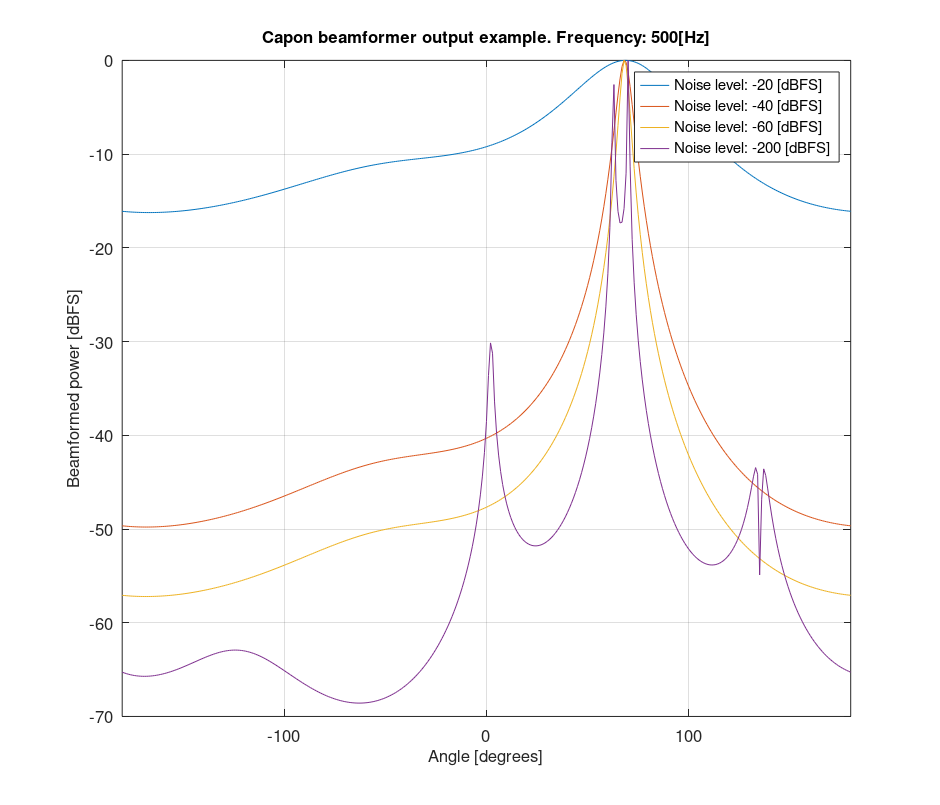

Here is the MATLAB script that generated this plot:
function show_beamforming_demo()
    % Performs a 1D Capon beamformer simulation on an arbitrary array
    % design for different values of the noise background. It displays a
    % plot with the resulting energy as a function of the angle for each
    % noise value.
    %
    % Joe.

    % ----------------------- SIMULATION PARAMS ----------------------- 

    SOURCE_POSITION = [2, 5];
    SENSOR_NOISE_VALUES = [-20 -40 -60 -200];
    INPUT_SIGNAL_LENGTH = 1000;
    PROPAGATION_SPEED = 343;
    INPUT_SIGNAL_FREQ = 500;
    SAMPLE_RATE = 48000;
    SCAN_ANGLES = [-180 : 180];
    SENSORS_COORDINATES = [-0.20 -0.05
                          -0.15 -0.00
                          -0.10  0.05
                          -0.05  0.10
                          -0.00  0.05
                           0.05  0.00
                           0.10 -0.05
                           0.15 -0.10
                           0.20  0.10];

    % ------------------------ SIMULATION CODE ------------------------

    inputSignal = sin(2*pi*INPUT_SIGNAL_FREQ/SAMPLE_RATE * [1 : INPUT_SIGNAL_LENGTH]);
    for current_noise_level = SENSOR_NOISE_VALUES

        % Seed the random generator
        rng(0);

        % Generate the signal of the source on each sensor (complex number)
        lambda = INPUT_SIGNAL_FREQ / PROPAGATION_SPEED;
        sensorSignals = zeros(size(SENSORS_COORDINATES, 1), INPUT_SIGNAL_LENGTH);
        for i = 1 : size(SENSORS_COORDINATES, 1)
            % Obtain distance from current sensor to each source
            currentSensorCoordinates = SENSORS_COORDINATES(i, :);
            currentDistanceVector = SOURCE_POSITION - currentSensorCoordinates;

            % Update the xsi value for each angle tested
            xsi = norm(currentDistanceVector) / lambda;

            currentAmplitude = 1 / (1 + norm(currentDistanceVector));

            % "Delay" source signal as necessary
            vandermonde = currentAmplitude * exp(1i * 2 * pi * xsi);% * (i-1));
            sensorSignals(i, :) = inputSignal * vandermonde + ...
                randn(1, INPUT_SIGNAL_LENGTH) * 10^(current_noise_level/20);

            % Save the coordinates of the sensor
            SENSORS_COORDINATES(i, :) = currentSensorCoordinates;
        end

        % Generate covariance matrix of input signals
        covarianceMatrix = zeros(size(SENSORS_COORDINATES, 1));
        timeRange = [1, INPUT_SIGNAL_LENGTH];
        for t = timeRange(1) : timeRange(2)
            covarianceMatrix = covarianceMatrix + ...
                sensorSignals(:, t) * sensorSignals(:, t)';     
        end

        % Scan all angles in the defined range
        outputPower = zeros(size(SCAN_ANGLES));
        for angle_index = 1 : length(SCAN_ANGLES);
            current_angle = SCAN_ANGLES(angle_index);

            % Recreate the Vandermonde vector with associated delays
            vandermonde = zeros(size(SENSORS_COORDINATES, 1), 1);
            for sensorIndex = 1 : size(SENSORS_COORDINATES, 1)

                % Obtain distance from current sensor to each source
                currentSensorCoordinates = SENSORS_COORDINATES(sensorIndex, :);
                currentDistanceVector = 5*[cos(current_angle/180*pi) sin(current_angle/180*pi)] - currentSensorCoordinates;

                % Update the xsi value for each angle tested
                xsi = norm(currentDistanceVector) / lambda;

                % Use distance to current scan point to compensate amplitude
                currentAmplitude = (1 + norm(currentDistanceVector));

                % Obtain current entry for the Vandermonde vector
                vandermonde(sensorIndex) = currentAmplitude * exp(1i * 2 * pi * xsi);% * (sensorIndex-1));
            end

            % Bartlett beamformer
    %         outputPower(angle_index) = real((ctranspose(vandermonde) * covarianceMatrix * vandermonde) / (norm(vandermonde)^2));

            % Compute the output power for current tested angle using
            % the Capon beamformer
            outputPower(angle_index) = real(1 / ( ctranspose(vandermonde) * inv(covarianceMatrix) * vandermonde ));
        end
        outputPower = 20*log10(outputPower / max(abs(outputPower)));

        plot(SCAN_ANGLES, outputPower, 'DisplayName', sprintf('Noise level: %.0f [dBFS]', current_noise_level))
    %     polar(scan_angles/180*pi, outputPower)
        hold on
    end

    grid on;
    legend_handler = legend(gca,'show');
    set(legend_handler, 'Location', 'best');
    set(legend_handler, 'FontSize', 12);
    set(gca, 'FontSize', 12);
    xlim([min(SCAN_ANGLES) max(SCAN_ANGLES)]);
    xlabel('Angle [degrees]', 'FontSize', 12);
    ylabel('Beamformed power [dBFS]', 'FontSize', 12);
    title(sprintf('Capon beamformer output example. Frequency: %.0f[Hz]', INPUT_SIGNAL_FREQ), 'FontSize', 12);

    % Save plot to file
    set(gcf, 'PaperPosition', [-0.5 -0.35 9.4 8.05]);
    set(gcf, 'PaperSize', [8.5 7.5]);
    saveas(gcf, 'capon_beamformer_1D_example.pdf', 'pdf');
end
